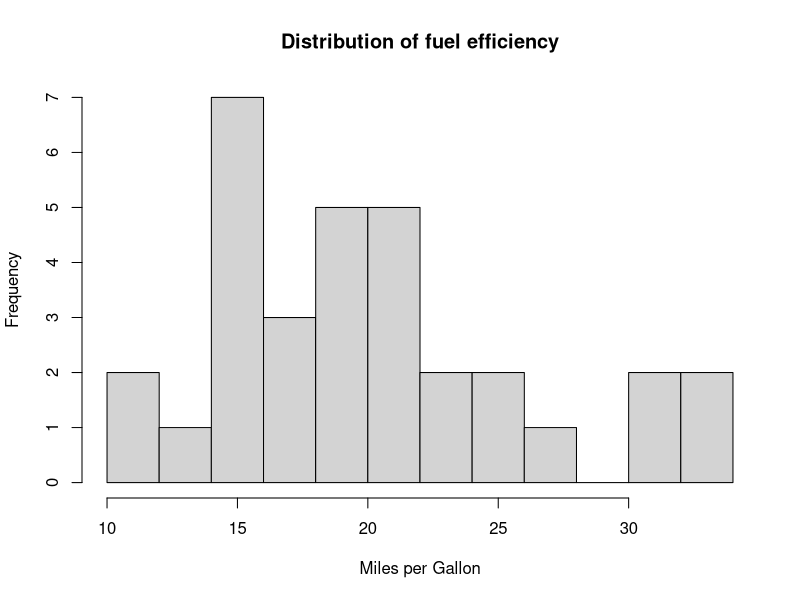
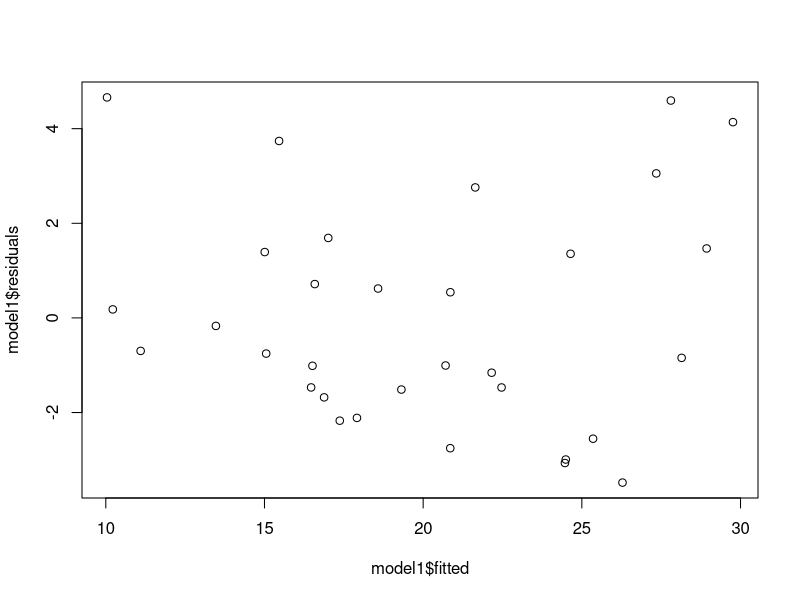
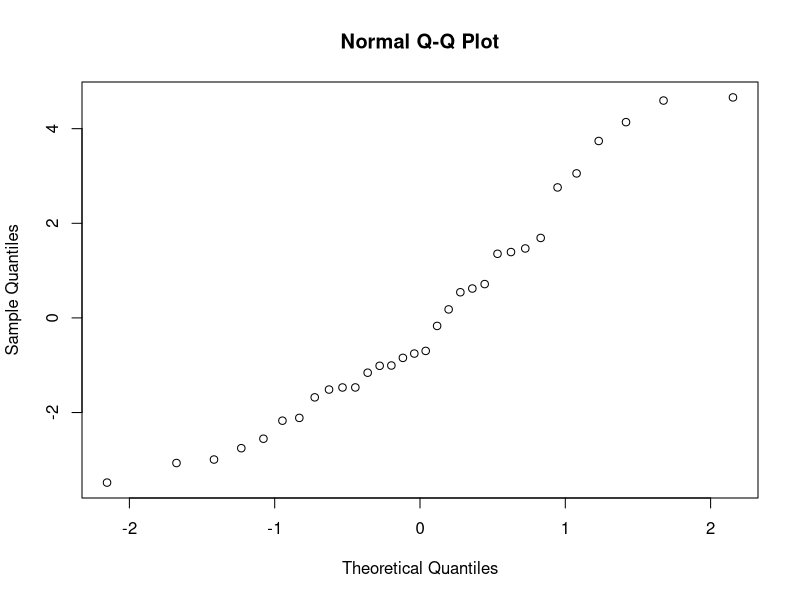

The R script that drew these images, in order:
## ---- chunk 1
attach(mtcars)
summary(mtcars)
cor(mtcars)
## ---- chunk 2
hist(mpg,xlab="Miles per Gallon", main="Distribution of fuel efficiency",breaks=10)
## ---- chunk 3
disp2<-(disp-mean(disp))/sd(disp)
hp2<-(hp-mean(hp))/sd(hp)
drat2<-(drat-mean(drat))/sd(drat)
wt2<-(wt-mean(wt))/sd(wt)
qsec2<-(qsec-mean(qsec))/sd(qsec)
carb2<-(carb-mean(carb))/sd(carb)
model1<-step(lm(mpg~as.factor(cyl)+disp2+hp2+drat2+wt2+qsec2+as.factor(vs)+as.factor(am)+as.factor(gear)+carb2,data=mtcars))
## ---- chunk 4
temp<-summary.lm(model1)
## ---- chunk 5
newint<-model1$coefficients[1]-model1$coefficients[2]*mean(wt)/sd(wt)-model1$coefficients[3]*mean(qsec)/sd(qsec)
newbeta1<-model1$coefficients[2]/sd(wt)
newbeta2<-model1$coefficients[3]/sd(qsec)
## ---- chunk 6
summary(mtcars)
## ---- chunk 7
cor(mtcars)
## ---- chunk 8
summary(model1)
plot(model1$fitted,model1$residuals)
qqnorm(model1$residuals)
